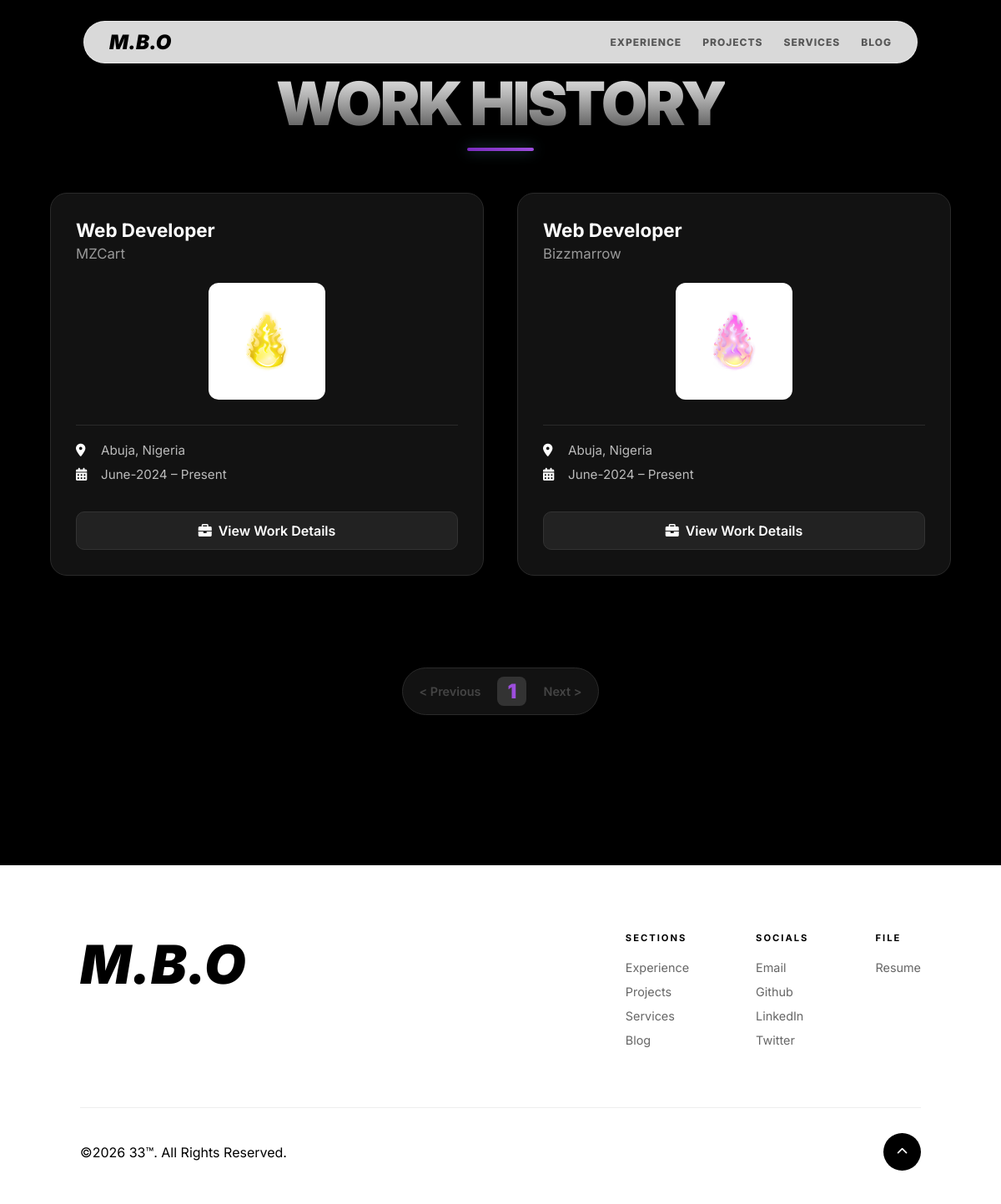
The page /all-experience/ on the database its author committed.
### portfolio/models.py (models this page shows, shortened)
class Experience(models.Model):
    title = models.CharField(max_length=100) # e.g., Frontend Engineer
    company = models.CharField(max_length=100) # e.g., Floating Binary
    location = models.CharField(max_length=100) # e.g., Waterloo, Canada
    logo = models.ImageField(upload_to='experience_logos/')
    start_date = models.CharField(max_length=50) # Using string for flexibility like "Feb 2024"
    end_date = models.CharField(max_length=50, default="Present")
    order = models.IntegerField(default=0) # To control display order
    summary = models.CharField(max_length=255, blank=True, help_text="A short one-line catchphrase")
    description = models.TextField(blank=True, help_text="Detailed responsibilities and achievements")
    order = models.IntegerField(default=0)
    class Meta:
        ordering = ['order']

### portfolio/views.py (the view)
# urls.py: path('all-experience/', views.all_experience, name='all_experience'),
def all_experience(request):
    experience_list = Experience.objects.all().order_by('order')
    paginator = Paginator(experience_list, 3)
    page_number = request.GET.get('page')
    page_obj = paginator.get_page(page_number)
    return render(request, 'portfolio/all_experience.html', {'page_obj': page_obj})

### portfolio/templates/portfolio/all_experience.html
{% extends "portfolio/base.html" %}
{% block content %}
<section class="experience-section">
    <div class="title-container">
        <h2 class="section-title">Work History</h2>
        <div class="title-underline"></div>
    </div>
    <div class="experience-grid">
        {% for exp in page_obj %}
        <div class="experience-card is-visible"> <div class="card-header">
                <h3 class="job-title">{{ exp.title }}</h3>
                <p class="company-name">{{ exp.company }}</p>
            </div>
            <div class="logo-container">
                <img src="{{ exp.logo.url }}" alt="Logo">
            </div>
            <div class="card-info">
                <div class="info-item">
                    <i class="fas fa-map-marker-alt"></i>
                    <span>{{ exp.location }}</span>
                </div>
                <div class="info-item">
                    <i class="fas fa-calendar-alt"></i>
                    <span>{{ exp.start_date }} – {{ exp.end_date }}</span>
                </div>
            </div>
            <a href="{% url 'experience_detail' exp.pk %}" class="view-details-btn">
                <i class="fas fa-briefcase"></i> View Work Details
            </a>
        </div>
        {% endfor %}
    </div>
    <div class="pagination-container">
        <div class="pagination-bar">
            {% if page_obj.has_previous %}
                <a href="?page={{ page_obj.previous_page_number }}" class="pag-btn">&lt; Previous</a>
            {% else %}
                <span class="pag-btn disabled">&lt; Previous</span>
            {% endif %}
            <span class="current-page">{{ page_obj.number }}</span>
            {% if page_obj.has_next %}
                <a href="?page={{ page_obj.next_page_number }}" class="pag-btn">Next &gt;</a>
            {% else %}
                <span class="pag-btn disabled">Next &gt;</span>
            {% endif %}
        </div>
    </div>
</section>
{% endblock %}

### portfolio/templates/portfolio/base.html (shortened to what this page needs)
{% load static %}
<!DOCTYPE html>
<html lang="en">
<head>
    <link rel="stylesheet" href="https://cdnjs.cloudflare.com/ajax/libs/font-awesome/6.0.0/css/all.min.css">
    <link rel="stylesheet" href="{% static 'portfolio/css/style.css' %}">
</head>
<body class="bg-black text-white">
    <header class="pill-header">
        <div class="header-inner">
            <div class="logo-33">M.B.O</div>
            <nav class="nav-menu">
                <a href="#experience" class="nav-item">EXPERIENCE</a>
                <a href="/projects/" class="nav-item">PROJECTS</a>
                <a href="#services" class="nav-item">SERVICES</a>
                <a href="#blog" class="nav-item">BLOG</a>
            </nav>
        </div>
    </header>
    <main>
        {% block content %}{% endblock %}
    </main>
    <footer class="white-footer">
        <div class="footer-container">
            <div class="footer-left">
                <h2 class="footer-logo-33">M.B.O</h2>
            </div>
            <div class="footer-right">
                <div class="footer-col">
                    <h4>SECTIONS</h4>
                    <a href="#experience">Experience</a>
                    <a href="/projects/">Projects</a>
                    <a href="#services">Services</a>
                    <a href="#blog">Blog</a>
                </div>
                <div class="footer-col">
                    <h4>SOCIALS</h4>
                    <a href="#">Email</a>
                    <a href="#">Github</a>
                    <a href="#">LinkedIn</a>
                    <a href="#">Twitter</a>
                </div>
                <div class="footer-col">
                    <h4>FILE</h4>
                    <a href="#">Resume</a>
                </div>
            </div>
        </div>
        <div class="footer-bottom">
            <div class="footer-divider"></div>
            <div class="bottom-bar">
                <p>©2026 33™. All Rights Reserved.</p>
                <button class="scroll-top-btn" onclick="window.scrollTo({top: 0, behavior: 'smooth'})">
                    <i class="fas fa-chevron-up"></i>
                </button>
            </div>
        </div>
    </footer>
    <link rel="stylesheet" href="https://cdnjs.cloudflare.com/ajax/libs/font-awesome/6.0.0/css/all.min.css">
</body>
</html>

### rows shown on the page
Experience: title "Web Developer", company "MZCart", logo (picture), location "Abuja, Nigeria", start_date "June-2024", end_date "Present"
Experience: title "Web Developer", company "Bizzmarrow", logo (picture), location "Abuja, Nigeria", start_date "June-2024", end_date "Present"

### other values the page prints
{{ page_obj.number }} "1"
